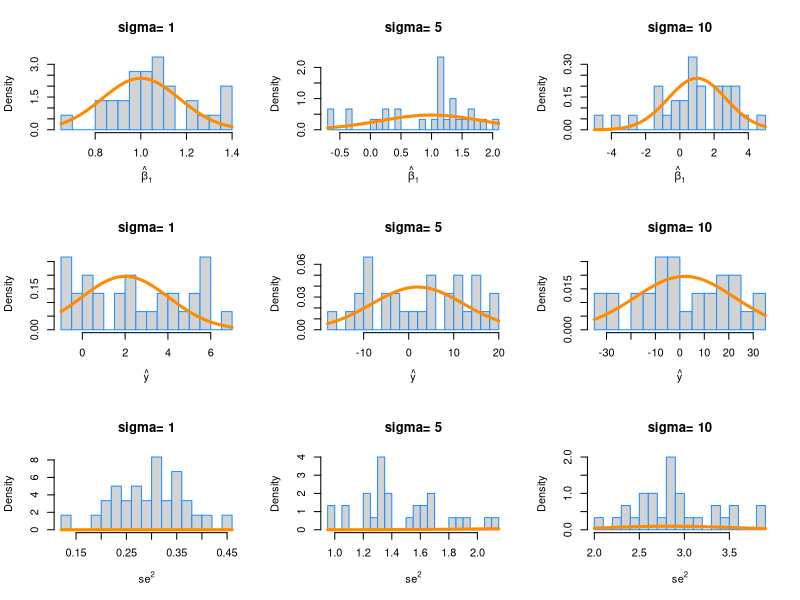
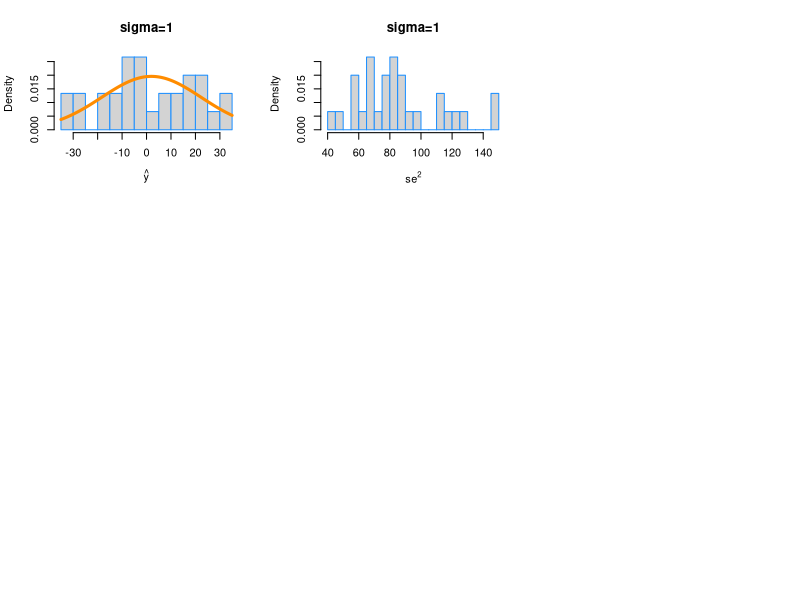

Reproduce these figures in R, in order.
## ---- chunk 1
library(readr)

birthday = 19720816
set.seed(birthday)

beta_0 = 2
beta_1 = 1
beta_2 = 1
beta_3 = 1
beta_4 = 1
sigma  = c(1, 5, 10)
x_eval = c(1, -3, 2.5, 0.5, 0)
p      = length(x_eval)

num_sims = 30

sim_data = read_csv("study_1.csv")
sample_size = nrow(sim_data)

beta_hat_1 = matrix(data = 0, nrow = num_sims, ncol = length(sigma))
se_square  = matrix(data = 0, nrow = num_sims, ncol = length(sigma))
y_hat_eval = matrix(data = 0, nrow = num_sims, ncol = length(sigma))
## ---- chunk 2
sd_beta_hat_1_true = rep(0, length(sigma))
sd_y_hat_eval_true = rep(0, length(sigma))

X = cbind(rep(1, sample_size), sim_data$x1, sim_data$x2, sim_data$x3, sim_data$x4)
C = solve(t(X) %*% X)

for (i in 1:length(sigma)) {
  sd_beta_hat_1_true[i] = sigma[i] * sqrt(C[1 + 1, 1 + 1])
  sd_y_hat_eval_true[i] = sigma[i] * sqrt(t(x_eval) %*% C %*% x_eval)
}

y_hat_eval_true = (t(x_eval) %*% c(beta_0, beta_1, beta_2, beta_3, beta_4))[1]
## ---- chunk 3
for (s in 1:length(sigma)) {
  for (i in 1:num_sims) {
    eps           = rnorm(sample_size, mean = 0 , sd = sigma[s])
    sim_data$y    = beta_0 + beta_1 * sim_data$x1 + beta_2 * sim_data$x2 + 
                    beta_3 * sim_data$x3 + beta_4 * sim_data$x4 + eps
    fit           = lm(y ~ ., data = sim_data)
    
    beta_hat_1[i, s]  = coef(fit)[2]
    se_square[i, s]   = sum(fit$residuals ^ 2) / (sample_size - ncol(sim_data))
    y_hat_eval[i, s]  = predict(fit, newdata = data.frame(x1 = x_eval[2], x2 = x_eval[3],
                                                          x3 = x_eval[4], x4 = x_eval[5] ))
  }
}

## ---- chunk 4
beta_hat_1_mean = c(mean(beta_hat_1[,1]), mean(beta_hat_1[,2]), mean(beta_hat_1[,3]))
y_hat_eval_mean = c(mean(y_hat_eval[,1]), mean(y_hat_eval[,2]), mean(y_hat_eval[,3]))
se_square_mean  = c(mean(se_square[,1]), mean(se_square[,2]), mean(se_square[,3]))

table_data = data.frame(Sigma = sigma,
                        "Beta_1" = beta_1,
                        "Mean of Estimated Beta_1" = beta_hat_1_mean,
                        "Mean of Squred SE" = se_square_mean,
                        "True Y" = rep(y_hat_eval_true, length(sigma)),
                        "Mean of Estimated Y" = y_hat_eval_mean)
library("knitr")
kable(table_data, format = "markdown")
## ---- chunk 5
par(mfrow = c(3,3))

for (i in 1:length(sigma)) {
  hist(beta_hat_1[,i], prob = TRUE, breaks = 20, 
        xlab = expression(hat(beta)[1]), main = paste("sigma=",sigma[i]), 
        border = "dodgerblue")
  curve(dnorm(x, mean = beta_1, sd = sd_beta_hat_1_true[i]), 
        col = "darkorange", add = TRUE, lwd = 3)
}

for (i in 1:length(sigma)) {
  hist(y_hat_eval[,i], prob = TRUE, breaks = 20, 
       xlab = expression(hat(y)), main = paste("sigma=",sigma[i]), border = "dodgerblue")
  curve(dnorm(x, mean = y_hat_eval_true, sd = sd_y_hat_eval_true[i]), 
        col = "darkorange", add = TRUE, lwd = 3)
}

se_qi = sqrt(se_square * (sample_size - p) / sigma[i] ^2)
  
for (i in 1:length(sigma)) {
  hist(se_qi[,i], prob = TRUE, breaks = 20, 
       xlab = expression(se^2), main = paste("sigma=",sigma[i]), border = "dodgerblue")
  curve(dchisq(x ^ 2, df = sample_size - p), 
        col = "darkorange", add = TRUE, lwd = 3)
}
## ---- chunk 6
  hist(y_hat_eval[,i], prob = TRUE, breaks = 20, 
       xlab = expression(hat(y)), main = "sigma=1", border = "dodgerblue")
  curve(dnorm(x, mean = y_hat_eval_true, sd = sd_y_hat_eval_true[i]), 
        col = "darkorange", add = TRUE, lwd = 3)
  
  hist(se_square[,i], prob = TRUE, breaks = 20, 
       xlab = expression(se^2), main = "sigma=1", border = "dodgerblue")
## ---- chunk 7

## ---- chunk 8

## ---- chunk 9
